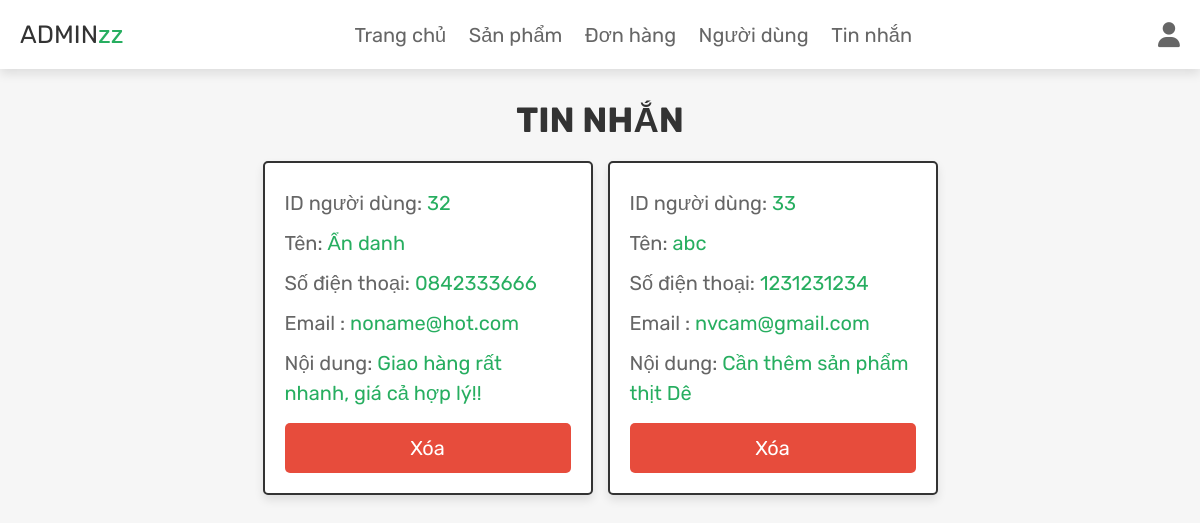
The app's page /myweb/admin_contacts.php (signed in) with its own data.
### tables this page shows
CREATE TABLE `message` (
  `id` int(100) NOT NULL,
  `user_id` int(100) NOT NULL,
  `name` varchar(100) NOT NULL,
  `email` varchar(100) NOT NULL,
  `number` varchar(12) NOT NULL,
  `message` varchar(500) NOT NULL
);

### myweb/admin_contacts.php (the view, shortened to what this page needs)
<?php
@include 'config.php';
?>
<!DOCTYPE html>
<html lang="en">
<head>
   <link rel="stylesheet" href="https://cdnjs.cloudflare.com/ajax/libs/font-awesome/6.1.1/css/all.min.css">
   <link rel="stylesheet" href="css/admin_style.css">
</head>
<body>
<?php include 'admin_header.php'; ?>
<section class="messages">
   <h1 class="title">Tin nhắn</h1>
   <div class="box-container">
   <?php
      $select_message = $conn->prepare("SELECT * FROM `message`");
      $select_message->execute();
      if($select_message->rowCount() > 0){
         while($fetch_message = $select_message->fetch(PDO::FETCH_ASSOC)){
   ?>
   <div class="box">
      <p> ID người dùng: <span><?= $fetch_message['user_id']; ?></span> </p>
      <p> Tên: <span><?= $fetch_message['name']; ?></span> </p>
      <p> Số điện thoại: <span><?= $fetch_message['number']; ?></span> </p>
      <p> Email : <span><?= $fetch_message['email']; ?></span> </p>
      <p> Nội dung: <span><?= $fetch_message['message']; ?></span> </p>
      <a href="admin_contacts.php?delete=<?= $fetch_message['id']; ?>" onclick="return confirm('Bạn có chắc chắn xóa tin nhắn này?');" class="delete-btn">Xóa</a>
   </div>
   <?php
         }
      }else{
         echo '<p class="empty">Chưa có tin nhắn nào! :((</p>';
      }
   ?>
   </div>
</section>
</body>
</html>

### myweb/css/admin_style.css (style rules this page uses)
.messages .box-container { display: grid; grid-template-columns: repeat(auto-fit, 33rem); gap:1.5rem; align-items: flex-start; justify-content:center; }
.messages .box-container .box { border:var(--border); box-shadow: var(--box-shadow); background-color: var(--white); border-radius: .5rem; padding:2rem; }
.messages .box-container .box p { line-height: 1.5; padding:.5rem 0; font-size: 2rem; color:var(--light-color); }
.messages .box-container .box p span { color:var(--green); }

### myweb/css/components.css (style rules this page uses)
:root { --green:#27ae60; --orange:#f39c12; --red:#e74c3c; --black:#333; --light-color:#666; --white:#fff; --light-bg:#f6f6f6; --border:.2rem solid var(--black); --box-shadow:0 .5rem 1rem rgba(0,0,0,.1); }
* { font-family: 'Rubik', sans-serif; margin:0; padding:0; box-sizing: border-box; outline: none; border:none; text-decoration: none; color:var(--black); }
body { background-color: var(--light-bg); }
html { font-size: 62.5%; overflow-x: hidden; scroll-behavior: smooth; scroll-padding-top: 6.5rem; }
section { padding:3rem 2rem; max-width: 1200px; margin:0 auto; }
.btn, .delete-btn, .option-btn { display: block; width: 100%; margin-top: 1rem; border-radius: .5rem; color:var(--white); font-size: 2rem; padding:1.3rem 3rem; text-transform: capitalize; cursor: pointer; text-align: center; }
.delete-btn { background-color: var(--red); }
.title { text-align: center; margin-bottom: 2rem; text-transform: uppercase; color:var(--black); font-size: 3.5rem; }

### records on screen
message: user "32", name "Ẩn danh", number "0842333666", email "noname@hot.com", message "Giao hàng rất nhanh, giá cả hợp lý!!"
message: user "33", name "abc", number "1231231234", email "nvcam@gmail.com", message "Cần thêm sản phẩm thịt Dê"
